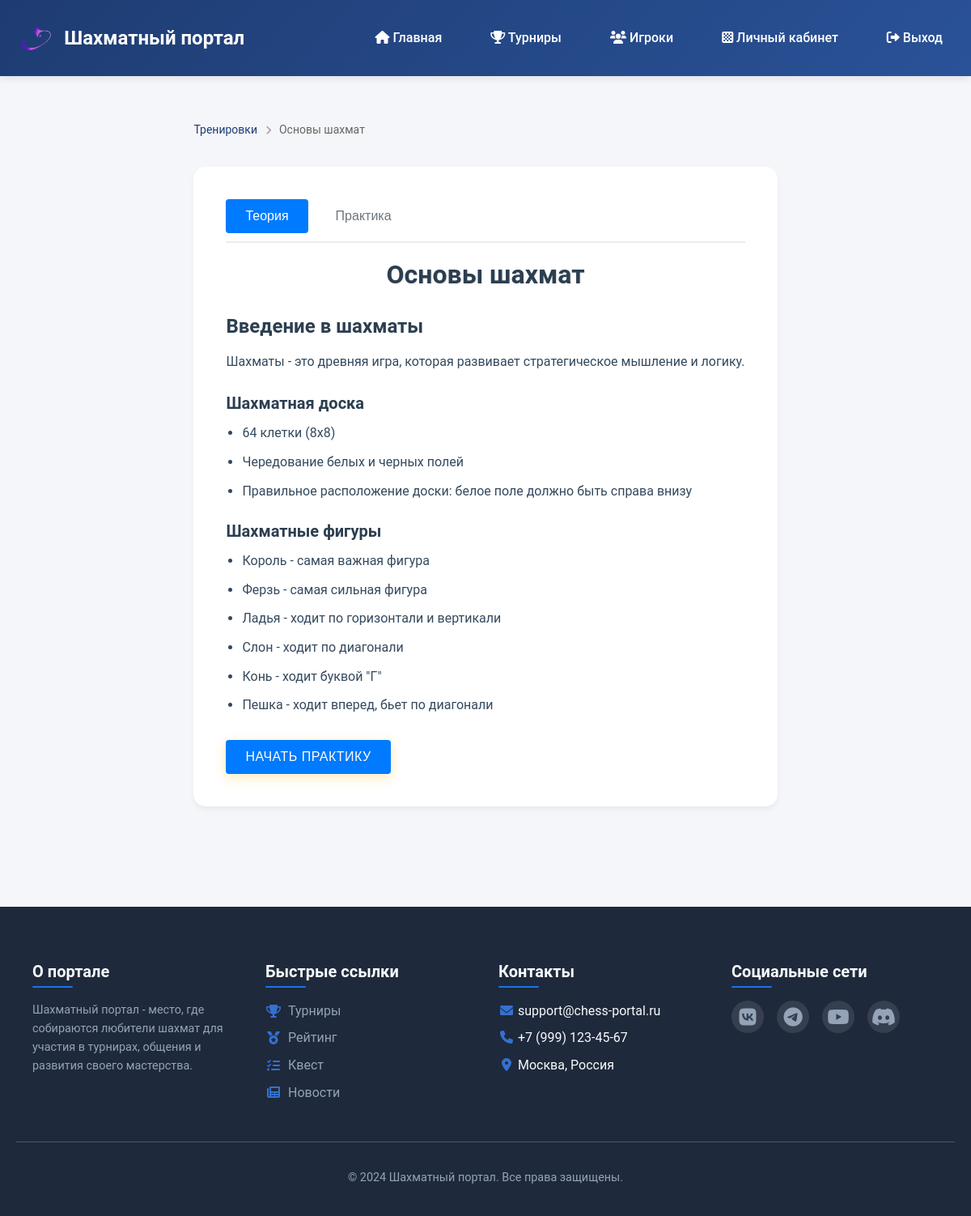
The page /chess/lesson.php?id=13 (signed in) on the database its author committed.
### tables this page shows
CREATE TABLE `training_materials` (
  `id` int NOT NULL,
  `title` varchar(255) NOT NULL,
  `short_description` text,
  `content` text,
  `difficulty_level` enum('beginner','intermediate','advanced') NOT NULL,
  `duration` int DEFAULT '30',
  `created_at` timestamp NULL DEFAULT CURRENT_TIMESTAMP
);

### chess/lesson.php (the view, shortened to what this page needs)
<?php
require_once 'config/database.php';
$lesson_id = $_GET['id'];
$query = "SELECT * FROM training_materials WHERE id = ?";
try {
    $stmt = $pdo->prepare($query);
    $stmt->execute([$lesson_id]);
    $lesson = $stmt->fetch();
} catch(PDOException $e) {
    header("Location: training.php");
    exit();
}
$current_page = 'training';
?>
<!DOCTYPE html>
<html lang="ru">
<head>
    <link rel="stylesheet" href="https://cdnjs.cloudflare.com/ajax/libs/font-awesome/6.0.0/css/all.min.css">
    <link rel="stylesheet" href="css/style.css">
    <link rel="stylesheet" href="https://cdnjs.cloudflare.com/ajax/libs/chessboard-js/1.0.0/chessboard-1.0.0.min.css">
</head>
<body>
    <nav class="main-nav">
        <div class="nav-container">
            <a href="index.php" class="logo">
                <img src="images/logo.png" alt="Шахматный портал">
                <span>Шахматный портал</span>
            </a>
            <div class="nav-menu">
                <a href="index.php" <?php echo $current_page === 'home' ? 'class="active"' : ''; ?>>
                    <i class="fas fa-home"></i> Главная
                </a>
                <a href="tournaments.php" <?php echo $current_page === 'tournaments' ? 'class="active"' : ''; ?>>
                    <i class="fas fa-trophy"></i> Турниры
                </a>
                <a href="players.php" <?php echo $current_page === 'players' ? 'class="active"' : ''; ?>>
                    <i class="fas fa-users"></i> Игроки
                </a>
                <?php if (isset($_SESSION['user_id'])): ?>
                    <a href="dashboard.php" <?php echo $current_page === 'dashboard' ? 'class="active"' : ''; ?>>
                        <i class="fas fa-chess-board"></i> Личный кабинет
                    </a>
                    <a href="logout.php" class="nav-link">
                        <i class="fas fa-sign-out-alt"></i> Выход
                    </a>
                <?php endif; ?>
            </div>
        </div>
    </nav>
    <main class="container">
        <div class="breadcrumbs">
            <a href="training.php">Тренировки</a>
            <i class="fas fa-chevron-right"></i>
            <span><?php echo htmlspecialchars($lesson['title']); ?></span>
        </div>
        <div class="lesson-content">
            <div class="lesson-tabs">
                <button class="tab-button active" data-tab="theory">Теория</button>
                <button class="tab-button" data-tab="practice">Практика</button>
            </div>
            <div class="tab-content" id="theory-content">
                <h1 class="lesson-title"><?php echo htmlspecialchars($lesson['title']); ?></h1>
                <div class="lesson-text">
                    <?php echo $lesson['content']; ?>
                </div>
                <button class="btn btn-primary start-practice">Начать практику</button>
            </div>
        </div>
    </main>
    <?php include 'includes/footer.php'; ?>
</body>
</html>

### rows shown on the page
training_materials: title "Основы шахмат", content "Введение в шахматы Шахматы - это древняя игра, которая развивает стратегическое мышление и логику. Шахматная доска 64 клетки (8x8) Чередование белых и черных полей Правильное расположение доски: белое поле должно быть справа внизу Шахматные фигуры Король - самая важная фигура Ферзь - самая сильная фигура Ладья - ходит по горизонтали и вертикали Слон - ходит по диагонали Конь - ходит буквой \"Г\" Пешка - ходит вперед, бьет по диагонали"
